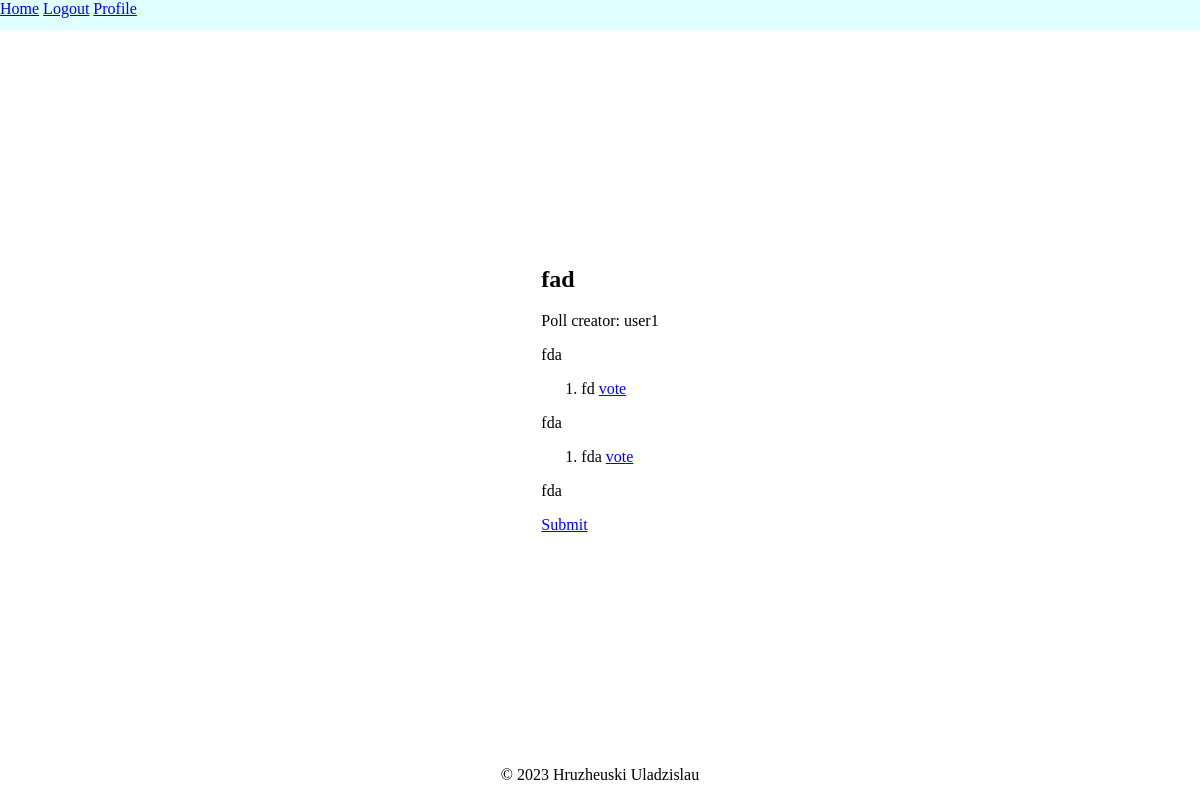
The page /poll/2/vote/ (signed in) on the database its author committed.
### polls/models.py (models this page shows, shortened)
class Poll(models.Model):
    title = models.CharField(max_length=200)
    description = models.TextField()
    creator = models.ForeignKey(User, on_delete=models.CASCADE)
    pub_date = models.DateTimeField(auto_now_add=True)
    can_revote = models.BooleanField()
    def user_can_vote(self, user):
        return self.can_revote or not self.user_completed_poll(user)
    def __str__(self):
        return self.title

class Question(models.Model):
    question_text = models.CharField(max_length=200)
    poll = models.ForeignKey(Poll, on_delete=models.CASCADE)
    def __str__(self):
        return self.question_text

class Choice(models.Model):
    choice_text = models.CharField(max_length=100)
    question = models.ForeignKey(Question, on_delete=models.CASCADE)
    def __str__(self):
        return self.choice_text

### polls/views.py (the view)
# urls.py: path('poll/<int:poll_id>/vote/', CreateOrEditVote.as_view(), name='vote'),
@method_decorator(login_required, name='dispatch')
class CreateOrEditVote(UserPassesTestMixin, DetailView):
    model = Poll
    template_name = 'polls/vote.html'
    pk_url_kwarg = 'poll_id'
    def test_func(self):
        return self.get_object().user_can_vote(self.request.user)

### polls/templates/polls/vote.html
{% extends "polls/base.html" %}
{% load crispy_forms_filters %}
{% block content %}
    <div class="container">
        <div class="content-section">
            <h2> {{ poll }}</h2>
            <p>Poll creator: {{ poll.creator }}</p>
            {% for question in poll.question_set.all %}
                <p>{{ question }}</p>
                <ol>
                    {% for choice in question.choice_set.all %}
                        <li>
                            {{ choice }}
                            <a href="{% url 'pick' choice.id%}">vote</a>
                        </li>
                    {% endfor %}
                </ol>
            {% endfor %}
            <a href="{% url 'finish' poll.id %}">Submit</a>
        </div>
    </div>
{% endblock content %}

### polls/static/polls/css/style.css (style rules this page uses)
html, body { height: 100%; width: 100%; }
body { min-height: 100vh; margin:0; display:flex; flex-direction:column; }
.container { height: 90%; display: flex; align-items: center; justify-content: center; }

### rows shown on the page
Poll: title "fad", creator "user1"
Question: question_text "fda"
Choice: choice_text "fd"
Question: question_text "fda"
Choice: choice_text "fda"
Question: question_text "fda"
